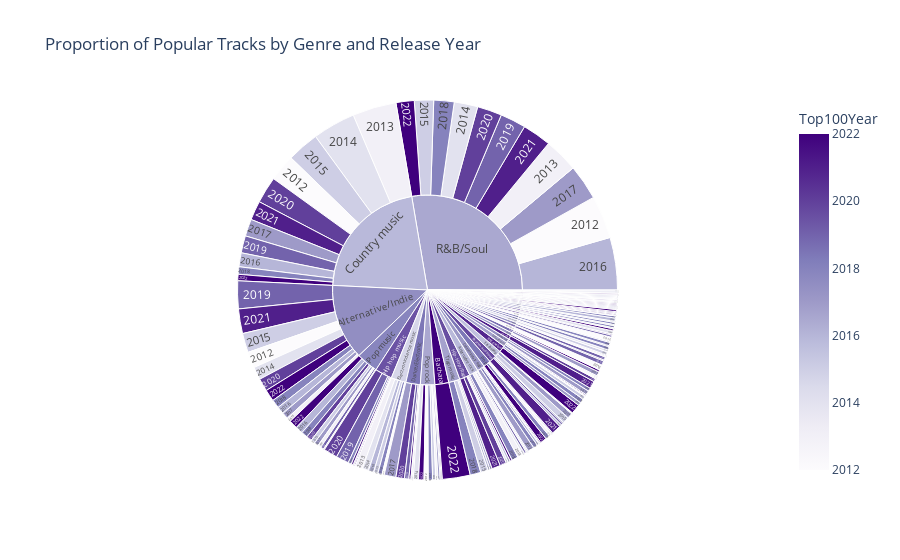

Notebook cell for this chart:
### Code cell
# Prepare data for alluvial diagram (sankey plot)
genre_year_df = df.groupby(["PrimaryGenre", "Top100Year"]).size().reset_index(name="Count")

# Create an alluvial diagram
fig = px.sunburst(genre_year_df, path=["PrimaryGenre", "Top100Year"], values="Count", 
                  title="Proportion of Popular Tracks by Genre and Release Year",
                  color="Top100Year", color_continuous_scale="Purples")

fig.show()

### Figure 1 — Plotly figure (JSON) as saved in the notebook; plotly's stock layout.template omitted (floating-point values rounded to 4 significant figures; data arrays with more than 128 entries replaced by an {"elided": "..."} marker saying what was removed)
{"data": [{"branchvalues": "total", "customdata": {"elided": "220x1 float values"}, "domain": {"x": [0, 1], "y": [0, 1]}, "hovertemplate": "labels=%{label}<br>Count=%{value}<br>parent=%{parent}<br>id=%{id}<br>Top100Year=%{color}<extra></extra>", "ids": {"elided": "220 str values"}, "labels": {"elided": "220 str values"}, "marker": {"coloraxis": "coloraxis", "colors": {"elided": "220 float values"}}, "name": "", "parents": {"elided": "220 str values"}, "type": "sunburst", "values": {"elided": "220 float values"}}], "layout": {"coloraxis": {"colorbar": {"title": {"text": "Top100Year"}}, "colorscale": [[0, "rgb(252,251,253)"], [0.125, "rgb(239,237,245)"], [0.25, "rgb(218,218,235)"], [0.375, "rgb(188,189,220)"], [0.5, "rgb(158,154,200)"], [0.625, "rgb(128,125,186)"], [0.75, "rgb(106,81,163)"], [0.875, "rgb(84,39,143)"], [1, "rgb(63,0,125)"]]}, "legend": {"tracegroupgap": 0}, "title": {"text": "Proportion of Popular Tracks by Genre and Release Year"}}}
